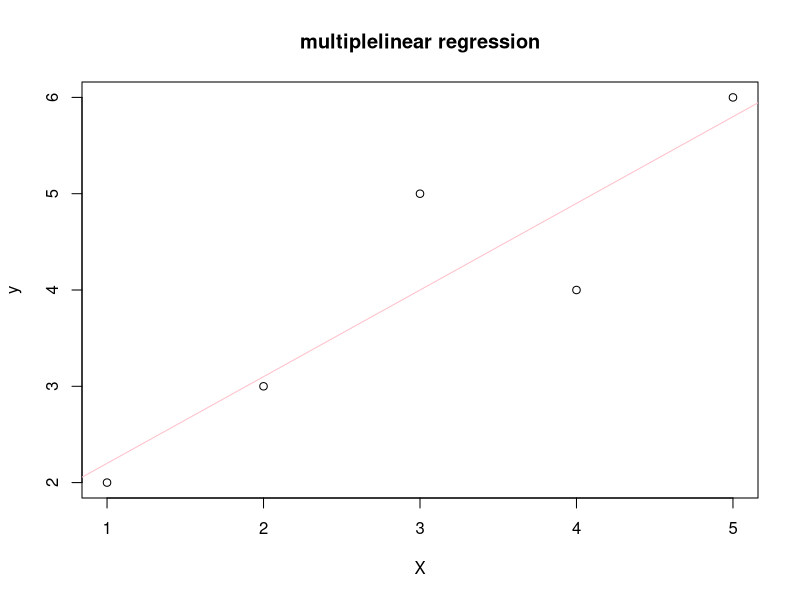

Generate this figure with R:

x<-c(1,2,3,4,5)
y<-c(2,3,5,4,6)
fit<-lm(y~x)
plot(x,y,main="multiplelinear regression",xlab="X",ylab="y")
abline(fit,col="pink")